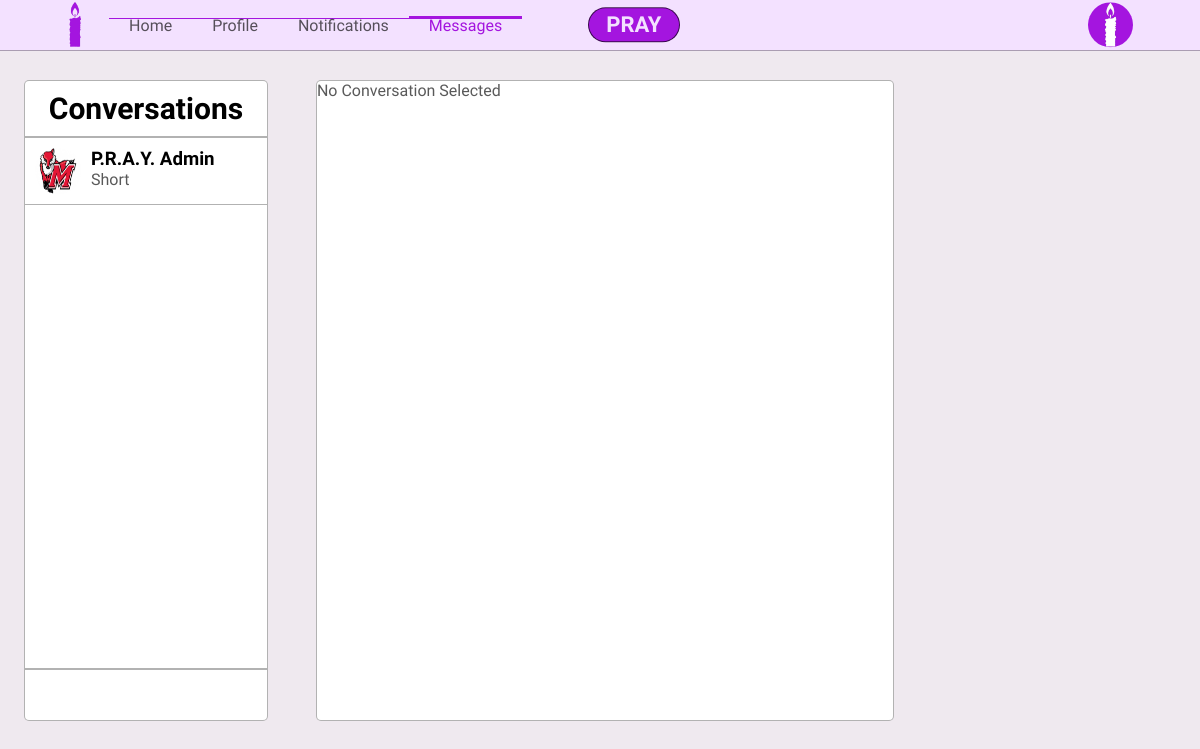
The app's page /messages.php (signed in) with its own data.
### tables this page shows
CREATE TABLE Users(
    userid INT(10) PRIMARY KEY AUTO_INCREMENT,
    fname VARCHAR(20),
    lname VARCHAR(20),
    username VARCHAR(12),
    user_password VARCHAR(15),
    bio TEXT,
    zipCode INT(10),
    Primary_religion INT(10),
    default_view VARCHAR(20),
    email VARCHAR(30),
    phone_number VARCHAR(15),
    pPicture VARCHAR(20),
    bPicture VARCHAR(20),
    dateLastMaint DATETIME DEFAULT CURRENT_TIMESTAMP,
    dateAdded DATETIME DEFAULT CURRENT_TIMESTAMP,
    CONSTRAINT FK_Users_Religions FOREIGN KEY (Primary_religion) REFERENCES Religions (relid)
);

CREATE TABLE Messages(
    messageid INT(10) PRIMARY KEY AUTO_INCREMENT,
    msg VARCHAR(5000),
    userid INT(10),
    img VARCHAR(5000),
    dateLastMaint DATETIME DEFAULT CURRENT_TIMESTAMP,
    dateAdded DATETIME DEFAULT CURRENT_TIMESTAMP,
    CONSTRAINT FK_User_Messages FOREIGN KEY (userid) REFERENCES Users (userid)
);

### config/functions.php (called while the page is built, shortened)
<?php
    function getRoot(){
        $root = ROOT_DIR;
        $root = str_replace("\\", "/", $root);
        $root = str_replace('/config', '',$root);
        $pageroot = getcwd() ."/";
        $pageroot = str_replace("\\", "/", $pageroot);
        $root = str_replace($root."/", '' , $pageroot);
        $root = preg_replace("#(/.*?).*?(/)#", '/../', "/".$root);
        $root = substr($root, 1);
        return $root;
    }
?>

### Database/mydb.php (called while the page is built, shortened)
<?php
Class mydb {
    protected $conn;
    Public function __construct($con){
        $this->conn = $con;
    }
    function FetchQuery($query){
        $arrayresult = [];
        if($queryresult = mysqli_query($this->conn, $query)){
            while ($row = mysqli_fetch_assoc($queryresult)){
                $arrayresult[] = $row;
            }
            return $arrayresult;
        }else{
            echo"</br></br></br>";
            die(mysqli_error($this->conn) ."</br>".$query);
        }
    }
}
?>

### config/permissions.php (called while the page is built, shortened)
<?php
    $id =  isset($id) ? $id : $_SESSION['userId'];
    $usersettings = isLoggedIn($id, $db);
    function isLoggedIn($id, $db){
        $SETTINGS['username'] = '';
        $SETTINGS['firstname'] = '';
        $SETTINGS['lastname'] = '';
        $SETTINGS['password'] = '';
        if($_SESSION['userId'] != ''){
            $userquery = "SELECT *
                          FROM USERS
                          WHERE userid = $id";
            $userresult = $db->FetchQuery($userquery);
            $SETTINGS['username'] = $userresult[0]['username'];
            $SETTINGS['firstname'] = $userresult[0]['fname'];
            $SETTINGS['lastname'] = $userresult[0]['lname'];
            $SETTINGS['password'] = $userresult[0]['user_password'];
            return $SETTINGS;
        }
    }
?>

### Classes/createheader.php (the view, shortened to what this page needs)
<?php
    class Header{
        protected $db;
        protected $menus;
        protected $loggedIn;
        protected $userid;
        protected $title;
        protected $css;
        protected $profpic;
        Public function __construct($db,$menus,$title,$css){
            $this->db = $db;
            $this->menus = $menus;
            $this->title = $title;
            $this->css = $css;
        }
        function showUserMenu($id, $bool = 1){
            $this->loggedIn = $bool;
            $this->userid = $id;
            $this->getUserInfo();
        }
        function displayHeader(){
            $this->createTitle();
            echo "
                  <section class='header'>
                  <div class='header-box'>
                  <ul class='logo-box'>
                      <li class='logo-li'>
                          <a href='index.php'><img class='logo' src='".getRoot()."images/icons/favicon.png'></a>
                      </li>
                  </ul>
                  <ul class='header-link-box'>";
            foreach($this->menus as $i){
                echo "<li class='header-link ".$i['active']."'>
                        <a href='".$i['link']."'>".$i['name']."</a>
                      </li>";
            }
            echo "</ul>";
            if($this->loggedIn == 1){
                echo "
                <ul class='header-profile-pic'>
                    <li id='sort-compose'>
                        <div id='startprayer' onclick='ShowCompose()'>PRAY</div>
                    </li>
                    <li id='header-profile-pic-link' onclick='ShowMenu()'>
                        <img class='index-profile-pic' src='".getRoot()."images/Users/".$this->userid."/Profile/".$this->profpic."'>
                    </li>
                </ul>";
            }
            echo "</div></section>";
        }
        function createTitle(){
           echo "<html>
                    <head>
                        <title>".$this->title."</title>
                        <link rel='shortcut icon' href='images/icons/favicon.png'>
                        <meta name='viewport' content='width=device-width, initial-scale=1.0'>
                        <link href='https://fonts.googleapis.com/css?family=Work Sans' rel='stylesheet'>
                    </head>
                    <body>";
            $this->addcss();
        }
        function addcss(){
            foreach($this->css as $i){
                echo "<link rel='stylesheet' type='text/css' href='".$i["src"]."'>";
                continue;
            }
        }
        function getUserInfo(){
            $query = "SELECT * FROM USERS WHERE userid = '$this->userid'";
            $result = $this->db->fetchQuery($query);
            $this->profpic = $result[0]['pPicture'];
        }
    }
?>

### messages.php (shortened to what this page needs)
<?php
    include 'config/dbconfig.php';
    include 'config/permissions.php';
    include 'config/functions.php';
    include 'Classes/createheader.php';
    include 'Classes/createFooter.php';
    include 'Classes/messagesCreator.php';
    $curconvo = isset($_SESSION['curconvo']) ? $_SESSION['curconvo'] : '';
    $menus = [
        [
            'name'=>'Home',
            'link'=>'index.php',
            'active'=>''
        ],
        [
            'name'=>'Profile',
            'link'=>'profile.php',
            'active'=>''
        ],
        [
            'name'=>'Notifications',
            'link'=>'notifications.php',
            'active'=>''
        ],
        [
            'name'=>'Messages',
            'link'=>'messages.php',
            'active'=>'active'
        ]
    ];
    $css[] = ["src"=>"css/core.php","type"=>"css"];
    $title = "P.R.A.Y.";
    $header = new Header($db, $menus,$title,$css);
    $header->ShowUserMenu($id);
    $header->displayHeader();
    $messager = new messageCreator($db, $id);
    $users = $messager->getUsers();
?>
    <section class='index-body'>
        <div class='messages-users-settings-box'>
            <div class='messages-users-heading-box'>
                <p class='messages-users-heading'>Conversations</p>
            </div>
            <div class='messages-users'>
                <?php
                    foreach($users as $i){
                        $messages[$i['userid']] = $messager->getMessages($i['userid']);
                        end($messages[$i['userid']]);
                        $key = key($messages[$i['userid']]);
                        $recentmsg = $messages[$i['userid']][$key]['msg'];
                        $messager->previewConvo($i,$recentmsg);
                    }
                ?>
            </div>
            <div class='messages-settings'>
            </div>
        </div>
        <div class='messages-feed'>
            <?php
            if($curconvo != ''){
                $messager->displayConvo($messages[$curconvo], $curconvo);
            }else{?>
                <div class='messages-default'>
                <p>No Conversation Selected</p>
                </div>
            <?php } ?>
        </div>
    </section>

### Classes/messagesCreator.php (shortened to what this page needs)
<?php
    class MessageCreator{
        protected $db;
        protected $userid;
        Public function __construct($db, $userid){
            $this->db = $db;
            $this->userid = $userid;
        }
        function getUsers(){
            $query = "SELECT DISTINCT u.userid, u.fname, u.lname, u.username, u.pPicture
                      FROM User_Messages um, Users u, Messages m
                      WHERE (um.userid = u.userid
                      AND m.messageid = um.messageid
                      AND m.userid = '$this->userid')
                      OR (m.userid = u.userid
                      AND m.messageid = um.messageid
                      AND um.userid = '$this->userid')";
            $result = $this->db->fetchQuery($query);
            return $result;
        }
        function getMessages($id){
            $query = "SELECT DISTINCT m.userid, m.msg, u.fname, m.messageid
                      FROM User_messages um, Messages m, Users u
                      WHERE um.messageid = m.messageid
                      AND u.userid = '$id'
                      AND(um.userid = '$id'
                      OR m.userid = '$id')
                      ORDER BY m.dateAdded, m.messageid";
            $result = $this->db->fetchQuery($query);
            return $result;
        }
        function previewConvo($user, $msg){
            echo "<div id='msg-prv--".$user['userid']."'class='message-preview' onclick=setMessage(".$user['userid'].")>
                    <form method='post' action='php/setmessage.php'>
                        <button name='userid' id='set-msg--".$user['userid']."'class='hidden' value='".$user['userid']."'></button>
                    </form>
                    <div class='message-preview-img'>
                        <img class='feed-profile-img'src='images/Users/".$user['userid']."/Profile/".$user['pPicture']."'>
                    </div>
                    <div class='message-preview-content'>
                        <div class='message-preview-name'>
                            <h3>".$user['fname']." ".$user['lname']."</h3>
                        </div>
                        <div class='message-preview-msg'>
                            <p>". $msg ."</p>
                        </div>
                    </div>
                  </div>";
        }
    }
?>

### records on screen
users: pPicture (picture)
users: pPicture (picture), fname "P.R.A.Y.", lname "Admin", messages.msg "Short"

### other values on screen
$i['name'] "Home"
$i['name'] "Profile"
$i['name'] "Notifications"
$i['name'] "Messages"
